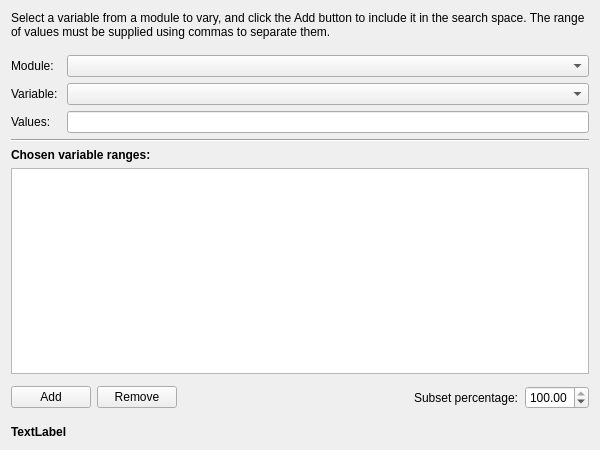
<?xml version="1.0" encoding="UTF-8"?>
<ui version="4.0">
 <class>MultiSensitivityWidget</class>
 <widget class="QWidget" name="MultiSensitivityWidget">
  <property name="geometry">
   <rect>
    <x>0</x>
    <y>0</y>
    <width>600</width>
    <height>450</height>
   </rect>
  </property>
  <property name="windowTitle">
   <string>Form</string>
  </property>
  <layout class="QVBoxLayout" name="verticalLayout">
   <item>
    <widget class="QLabel" name="instructionsLabel">
     <property name="text">
      <string>Select a variable from a module to vary, and click the Add button to include it in the search space. The range of values must be supplied using commas to separate them.</string>
     </property>
     <property name="wordWrap">
      <bool>true</bool>
     </property>
    </widget>
   </item>
   <item>
    <spacer name="verticalSpacer_2">
     <property name="orientation">
      <enum>Qt::Vertical</enum>
     </property>
     <property name="sizeType">
      <enum>QSizePolicy::Fixed</enum>
     </property>
     <property name="sizeHint" stdset="0">
      <size>
       <width>20</width>
       <height>10</height>
      </size>
     </property>
    </spacer>
   </item>
   <item>
    <layout class="QGridLayout" name="gridLayout">
     <item row="0" column="0">
      <widget class="QLabel" name="modLabel">
       <property name="text">
        <string>Module: </string>
       </property>
      </widget>
     </item>
     <item row="0" column="1">
      <widget class="QComboBox" name="modBox"/>
     </item>
     <item row="1" column="0">
      <widget class="QLabel" name="varLabel">
       <property name="text">
        <string>Variable: </string>
       </property>
      </widget>
     </item>
     <item row="1" column="1">
      <widget class="QComboBox" name="varBox"/>
     </item>
     <item row="2" column="0">
      <widget class="QLabel" name="lineLabel">
       <property name="text">
        <string>Values: </string>
       </property>
      </widget>
     </item>
     <item row="2" column="1">
      <widget class="QLineEdit" name="lineEdit"/>
     </item>
    </layout>
   </item>
   <item>
    <widget class="Line" name="line">
     <property name="orientation">
      <enum>Qt::Horizontal</enum>
     </property>
    </widget>
   </item>
   <item>
    <widget class="QLabel" name="tableLabel">
     <property name="font">
      <font>
       <weight>75</weight>
       <bold>true</bold>
      </font>
     </property>
     <property name="text">
      <string>Chosen variable ranges:</string>
     </property>
    </widget>
   </item>
   <item>
    <widget class="QTableView" name="tableView">
     <property name="selectionMode">
      <enum>QAbstractItemView::SingleSelection</enum>
     </property>
     <property name="selectionBehavior">
      <enum>QAbstractItemView::SelectRows</enum>
     </property>
     <attribute name="horizontalHeaderDefaultSectionSize">
      <number>150</number>
     </attribute>
     <attribute name="horizontalHeaderStretchLastSection">
      <bool>true</bool>
     </attribute>
    </widget>
   </item>
   <item>
    <widget class="Line" name="line_2">
     <property name="orientation">
      <enum>Qt::Vertical</enum>
     </property>
    </widget>
   </item>
   <item>
    <layout class="QHBoxLayout" name="horizontalLayout">
     <item>
      <widget class="QPushButton" name="addButton">
       <property name="text">
        <string>Add</string>
       </property>
      </widget>
     </item>
     <item>
      <widget class="QPushButton" name="removeButton">
       <property name="text">
        <string>Remove</string>
       </property>
      </widget>
     </item>
     <item>
      <spacer name="horizontalSpacer">
       <property name="orientation">
        <enum>Qt::Horizontal</enum>
       </property>
       <property name="sizeHint" stdset="0">
        <size>
         <width>40</width>
         <height>20</height>
        </size>
       </property>
      </spacer>
     </item>
     <item>
      <widget class="QLabel" name="subsetLabel">
       <property name="text">
        <string>Subset percentage:</string>
       </property>
      </widget>
     </item>
     <item>
      <widget class="QDoubleSpinBox" name="subsetSpinBox">
       <property name="maximum">
        <double>100.000000000000000</double>
       </property>
       <property name="singleStep">
        <double>5.000000000000000</double>
       </property>
       <property name="value">
        <double>100.000000000000000</double>
       </property>
      </widget>
     </item>
    </layout>
   </item>
   <item>
    <spacer name="verticalSpacer_3">
     <property name="orientation">
      <enum>Qt::Vertical</enum>
     </property>
     <property name="sizeType">
      <enum>QSizePolicy::Fixed</enum>
     </property>
     <property name="sizeHint" stdset="0">
      <size>
       <width>20</width>
       <height>10</height>
      </size>
     </property>
    </spacer>
   </item>
   <item>
    <widget class="QLabel" name="infoLabel">
     <property name="font">
      <font>
       <weight>75</weight>
       <bold>true</bold>
      </font>
     </property>
     <property name="text">
      <string>TextLabel</string>
     </property>
    </widget>
   </item>
  </layout>
 </widget>
 <resources/>
 <connections/>
</ui>
